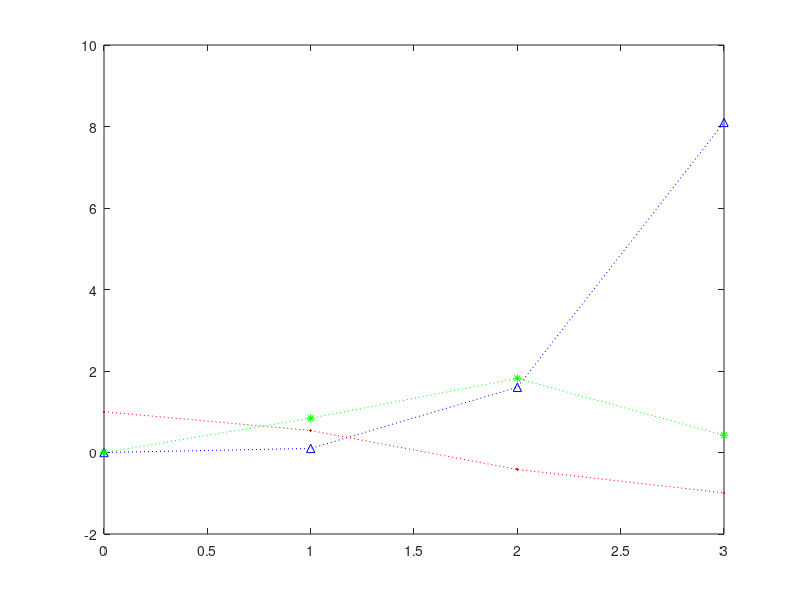

MATLAB code for this plot:

% lab one ex 1
A = [1 2 3; 4 5 6; 7 8 9];
A.^2;
B = [1 1 1; 2 2 2; 1 1 1];

A.* B;

C = A-B;

D= A*B;

% lab 1 ex 2

x = 0:1:3;
y1 = x.^4/10;
y2 = x.*sin(x);
y3 = cos(x);
plot(x, y1, 'b^:', x, y2, 'g*:', x, y3, 'r.:')



